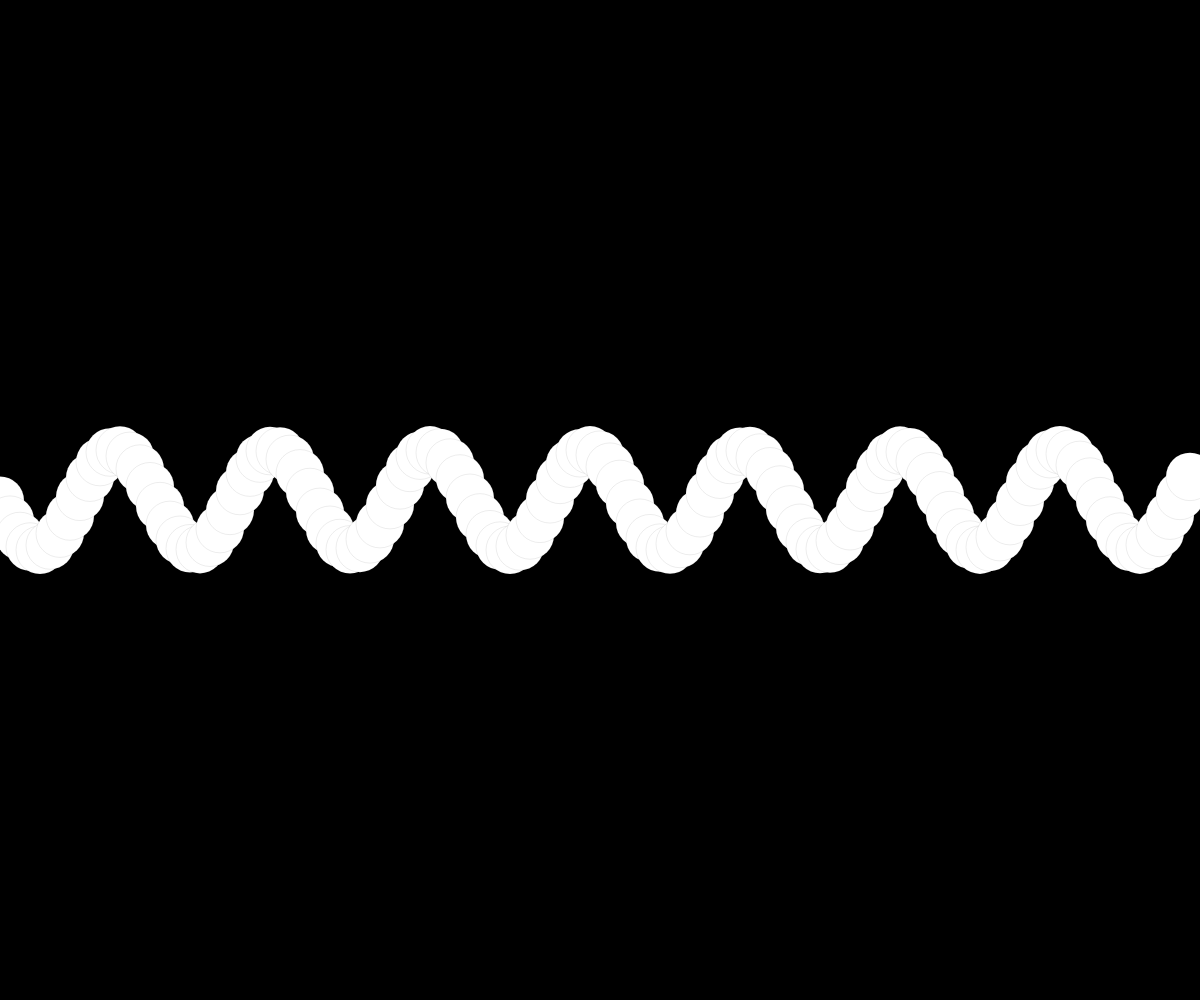
Frame 1 (no input)
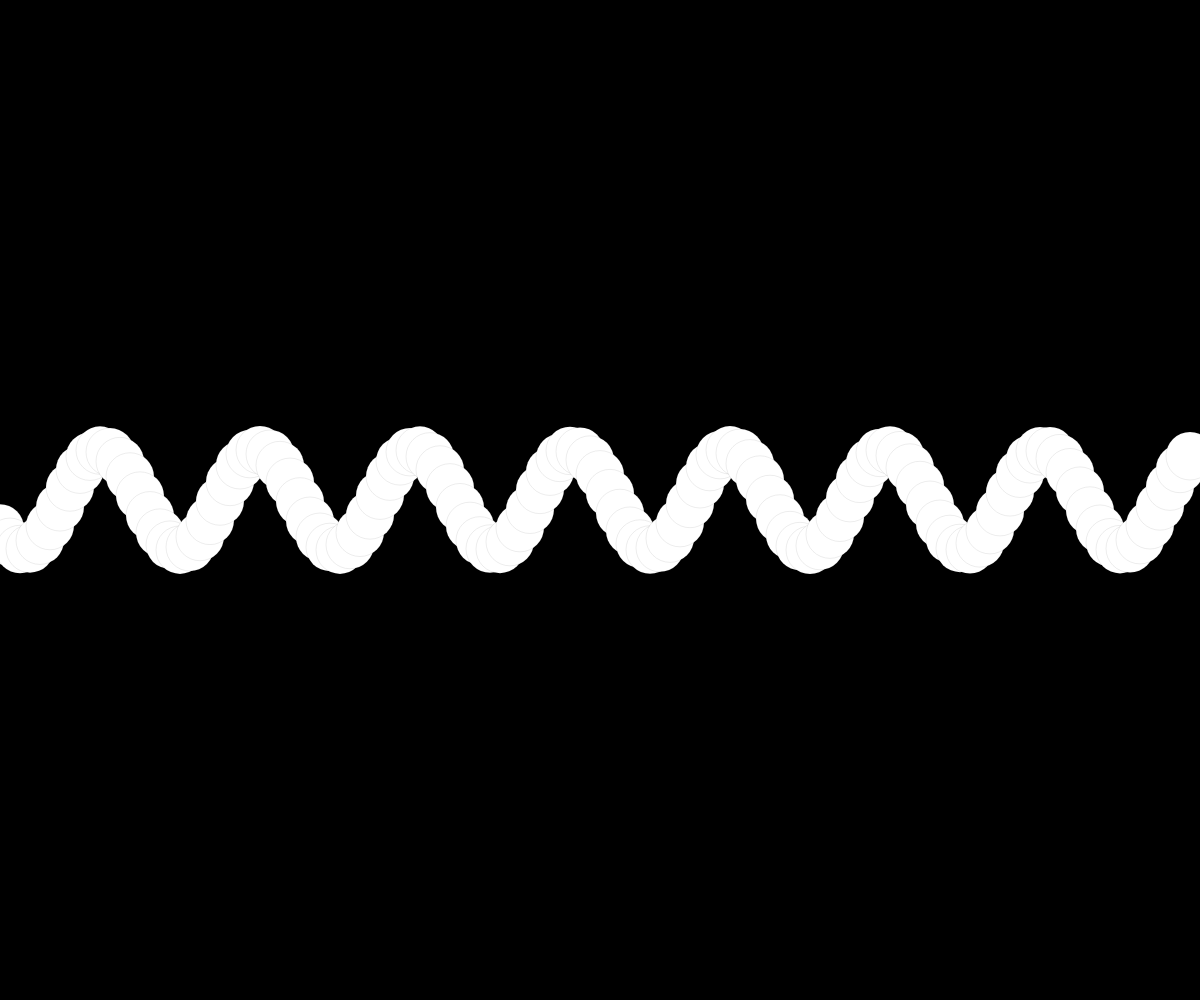
Frame 60 (no input)
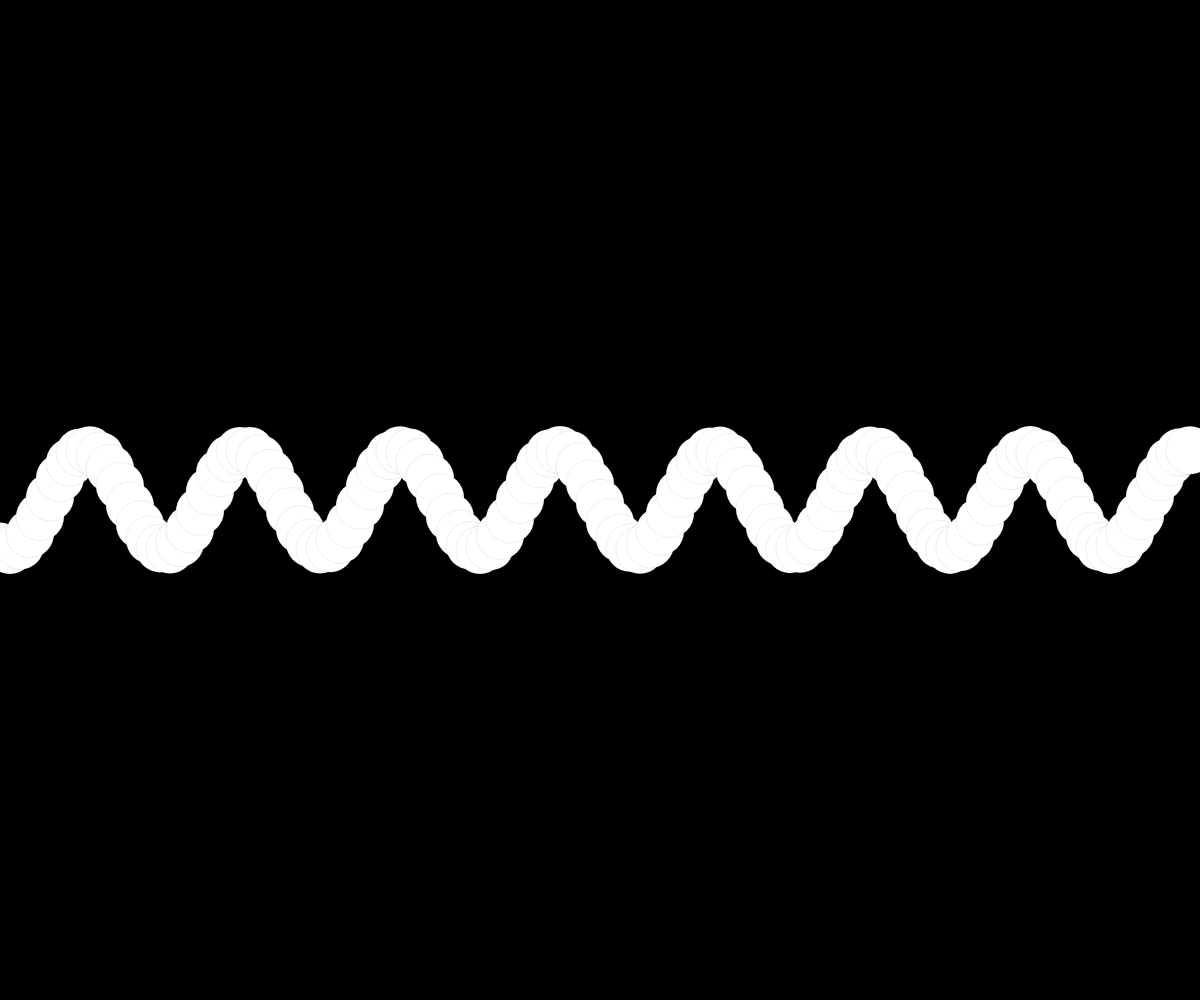
Frame 120 (the mouse pressed at the canvas centre since frame 60)

The p5.js sketch that drew these frames (run headless with seeded random() and noise() and a simulated clock; from frame 60 on, the mouse is pressed at the canvas centre):

// p5.js sketch
// ── sketch.js

let angle = 0;
let startAngle = 0;
let aVelocity = .4;
let amplitude = 100;
console.log(window.innerWidth)

function setup () {

    
    createCanvas (window.innerWidth,windowHeight)
    
//     background(0)
//    strokeWeight(2)
//     stroke (255)
//     noFill()
//     beginShape();
//     for (let x = 0 ; x <= width; x+=1) {
//         let y = map (sin(angle) , -1,1, height/2-50,height/2 ) 

//         vertex(x,y)
//         angle+= aVelocity;
//     }

//     endShape()
    

}

function draw () {
    background(0)

    startAngle +=.01
   let angle = startAngle;
    strokeWeight(.08)
    for (let x = 0 ; x < width; x +=10) {
        y = 50 * sin( angle ) 

        ellipse(x,y+height/2, 48,48);
        angle += aVelocity
        
    }
    
    
    
    
   
}

function windowResized() {
    resizeCanvas( window.innerWidth, window.innerHeight);
  }
